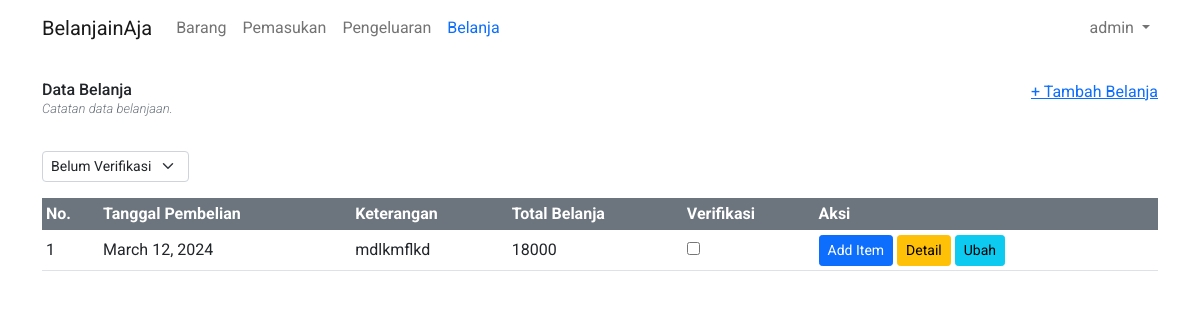
/belanjainaja/shop/ (signed in), run on an earlier commit of the app's database.
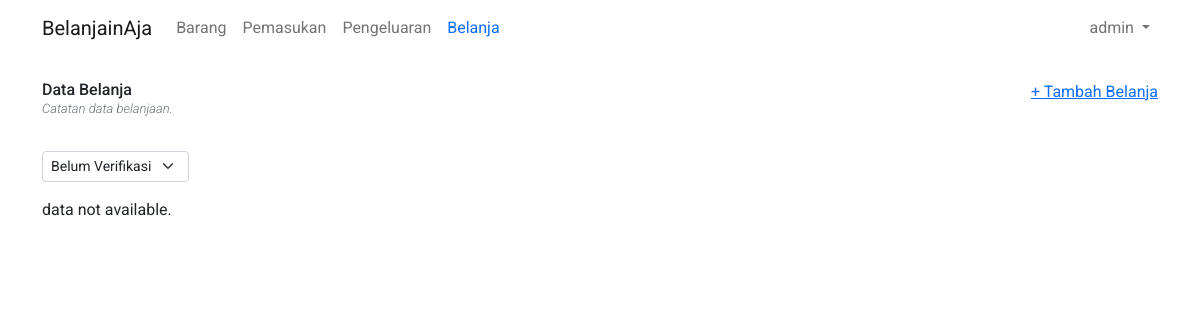
And on a later commit of the database.
### belanjainaja/models.py (models this page shows)
class Shopping(models.Model):
    purchase_date = models.DateField()
    description = models.CharField(max_length=500)
    total_price = models.BigIntegerField(default=0)
    is_verify = models.BooleanField(default=False)
    items = models.ManyToManyField(Item, through='ShoppingItem')

### belanjainaja/views/shop/__init__.py (the view, shortened to what this page needs)
# urls.py: path("", views.index, name="index"),
@login_required
def index(request):
    latest_shop_list = Shopping.objects.filter(is_verify=False)
    context = {
        "latest_shop_list": latest_shop_list
    }
    return render(request, "belanjainaja/shop/index.html", context=context)

### belanjainaja/templates/belanjainaja/shop/index.html (shortened to what this page needs)
{% extends "belanjainaja/base.html" %}
{% block content %}
<div class="mb-3">
  <div class="d-flex justify-content-between mb-3">
    <div>
      <h6 class="mb-0">Data Belanja</h6>
      <p class="text-secondary mt-0 fst-italic fw-light" style="font-size: 13px;">Catatan data belanjaan.</p>
    </div>
    <a href="{% url 'belanja:shop.create' %}">+ Tambah Belanja</a>
  </div>
  <div class="d-flex">
    <form>
      <select class="form-select form-select-sm" id="filterVerify">
        <option value="False">Belum Verifikasi</option>
      </select>
    </form>
  </div>
</div>
{% if not latest_shop_list %}
<p>data not available.</p>
{% else %}
<div class="table-responsive">
  <table class="table table-sm align-middle">
    <thead class="bg-secondary text-white">
      <tr>
        <th>No.</th>
        <th>Tanggal Pembelian</th>
        <th>Keterangan</th>
        <th>Total Belanja</th>
        <th>Verifikasi</th>
        <th>Aksi</th>
      </tr>
    </thead>
    <tbody class="table-group-divider">
      {% for shop in latest_shop_list %}
      <tr {% if shop.is_verify %} class="bg-light text-secondary" {% endif %}>
        <td scope="row">{{forloop.counter}}</td>
        <td>{{shop.purchase_date}}</td>
        <td>{{shop.description}}</td>
        <td>{{shop.total_price}}</td>
        <td>
          <form action="{% url 'belanja:shop.verify' shop.id %}" method="post" id="formShopVerify{{shop.id}}">
            <input type="checkbox" data-form-id="formShopVerify{{shop.id}}" onchange="verifyShop(this)"
            {% if shop.is_verify %} disabled checked {% endif %} />
          </form>
        </td>
        <td class="d-flex justify-center align-items-center">
          {% if not shop.is_verify %}
          <a href="{% url 'belanja:shop.add_item' shop.id %}" class="btn btn-sm btn-primary me-1">Add Item</a>
          <a href="{% url 'belanja:shop.detail' shop.id %}" class="btn btn-sm btn-warning me-1">Detail</a>
          <a href="{% url 'belanja:shop.update' shop.id %}" class="btn btn-sm btn-info me-1">Ubah</a>
          {% else %}
          <div class="fst-italic" style="font-size: 12px;">Note: Jika anda terlanjur memasukkan data
            barang<br />
            yang seharusnya tidak ada,<br />
            anda bisa mengembalikan saldo pada menu "Pemasukan"</div>
          {% endif %}
        </td>
      </tr>
      {% endfor %}
    </tbody>
  </table>
</div>
{% endif %}
{% endblock %}

What changed in the data, as far as the page shows it:
no longer on this page (row edited): Shopping: purchase_date "March 12, 2024", description "mdlkmflkd", total_price "18000", shows "Add Item"
Also different on the page:
text no longer shown: "No. Tanggal Pembelian Keterangan Total Belanja Verifikasi Aksi"
text now shown: "data not available."
